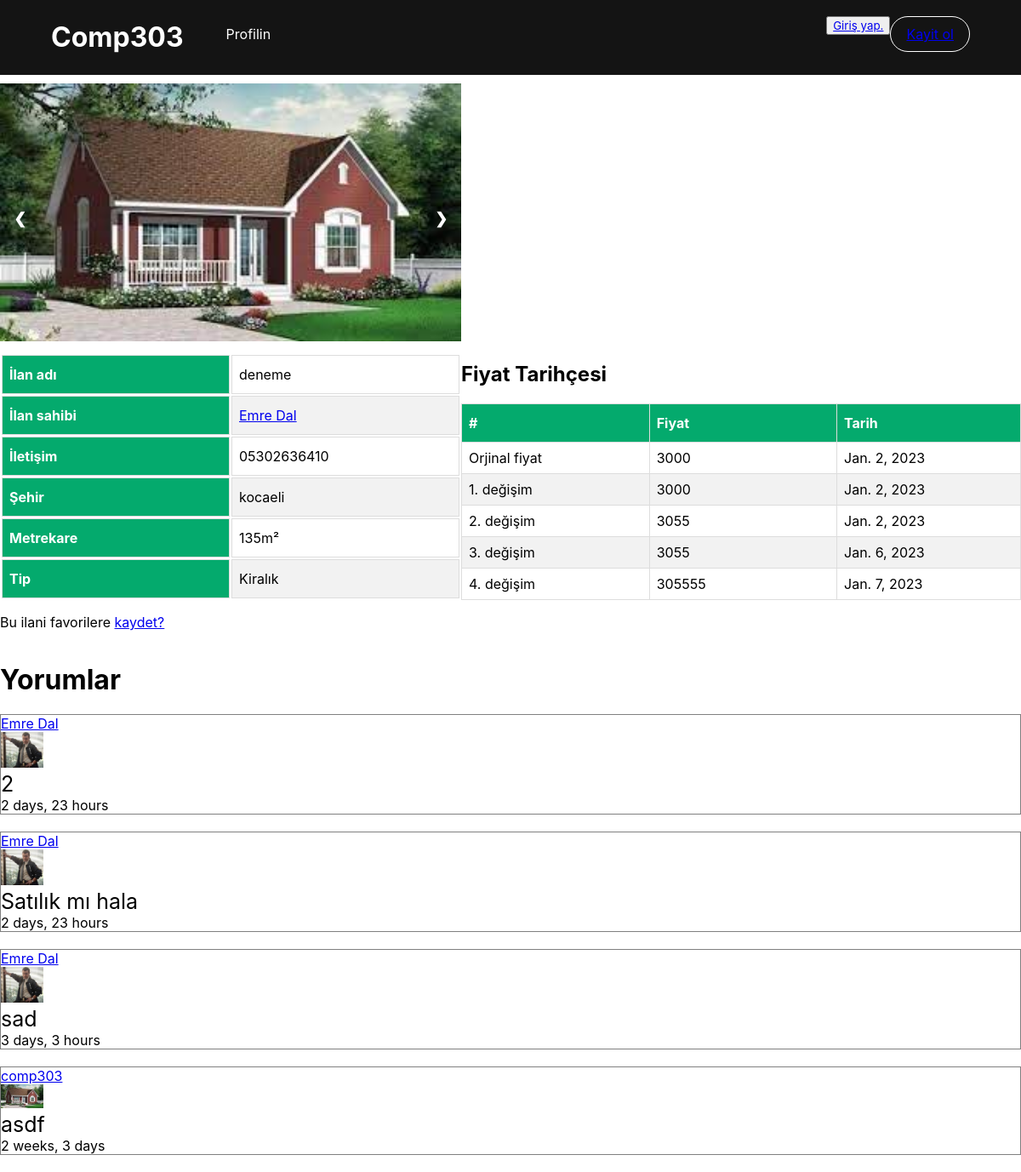
Page /ilan/37 on the committed database.
### base/models.py (models this page shows, shortened)
class Ilan(models.Model):
    host = models.ForeignKey(User,on_delete=models.SET_NULL, blank=True, null=True)
    name = models.CharField(max_length=200,verbose_name="Ilan adı")
    sehir = models.ForeignKey(Sehir,on_delete=models.SET_NULL, blank=True, null=True,)
    boyut = models.ForeignKey(Boyut,on_delete=models.SET_NULL, blank=True, null=True,)
    address = models.CharField(max_length=200)
    tip = models.ForeignKey(Tip,on_delete=models.SET_NULL, blank=True, null=True,)
    mahalle = models.CharField(max_length=200)
    metrekare=models.IntegerField(blank=True,null=True)
    sokak = models.CharField(max_length=200,null=True)
    yorumcular = models.ManyToManyField(
        User, related_name='yorumcular', blank=True)
    price = models.IntegerField(verbose_name="Fiyat")
    image = models.ImageField(upload_to = 'images/',null=True, blank = True)
    image1 = models.ImageField(upload_to = 'images/',null=True, blank = True)
    image2 = models.ImageField(upload_to = 'images/',null=True, blank = True)
    image3 = models.ImageField(upload_to = 'images/',null=True, blank = True)
    image4 = models.ImageField(upload_to = 'images/',null=True, blank = True)
    def __str__(self):
        return str(self.name)

class User(AbstractUser):
    name = models.CharField(max_length=200,null=True)
    email = models.EmailField(unique=True,null=True)
    username = models.CharField(max_length=200,null=True)
    bio=models.TextField(null=True)
    phone_no=models.CharField(unique=True,null=True,max_length=11)
    avatar = models.ImageField(upload_to='images/',null=True)
    USERNAME_FIELD='email'
    REQUIRED_FIELDS=['username']

class Sehir(models.Model):
    sehir = models.CharField(max_length=200)
    def __str__(self):
        return str(self.sehir)

class Tip(models.Model):
    tip=models.CharField(max_length=200,null=True)
    def __str__(self):
        return str(self.tip)

class Fiyat(models.Model):
    ilan_id = models.CharField(max_length=200,blank=True,null=True)
    eski_fiyat = models.CharField(max_length=200,blank=True,null=True)
    time = models.DateTimeField(auto_now=True)
    def __str__(self):
        return str(self.eski_fiyat)

class Yorum(models.Model):
    user = models.ForeignKey(User, on_delete=models.CASCADE)
    ilan = models.ForeignKey(Ilan, on_delete=models.CASCADE)
    text=models.TextField()
    tarih=models.DateTimeField(auto_now=True)
    class Meta:
        ordering = ['-tarih']

### base/views.py (the view, shortened to what this page needs)
# urls.py: path('ilan/<str:pk>',views.listing,name='ilan'),
def listing(request,pk):
    ilan = Ilan.objects.get(id=pk)
    eski = Fiyat.objects.filter(ilan_id=pk)
    yorum = ilan.yorum_set.all()
    fav = Kaydet.objects.filter(user__id=request.user.id)
    benzer = Ilan.objects.all()
    context = {'ilan':ilan,'benzer':benzer,'yorum':yorum,'fav':fav,'eski':eski}
    return render(request,'base/detail.html',context)

### base/templates/base/detail.html (shortened to what this page needs)
{%  include 'main.html' %}
{% include 'navbar.html' %}
{% block content %}
<div>
    <div class="container">
        <div class="slideshow-container">
            <div class="mySlides fade">
              {% if ilan.image %}
                <img src="{{ilan.image.url}}" alt="" style="width: 100%;">
            {% endif %}
            </div>
            <a class="prev" onclick="plusSlides(-1)">&#10094;</a>
            <a class="next" onclick="plusSlides(1)">&#10095;</a>
          </div>
          <br>
        <div class="table">
            <table >
                <tr>
                  <th>İlan adı </th>
                  <td>{{ilan}}</td>
                </tr>
                <tr>
                    <th>İlan sahibi</th>
                    <td><a href="{% url 'check' ilan.host.id %}">{{ilan.host.name}}</a></td>
                  </tr>
                <tr>
                  <th>İletişim</th>
                  <td>{{ilan.host.phone_no}}</td>
                </tr>
                <tr>
                  <th>Şehir</th>
                  <td>{{ilan.sehir}}</td>
                </tr>
                <tr>
                    <th>Metrekare</th>
                    <td>{{ilan.metrekare}}m&#178;</td>
                  </tr>
                  <tr>
                    <th>Tip</th>
                    <td>{{ilan.tip}}</td>
                  </tr>
              </table>
        </div>
        <div class="eski">
            <h2>Fiyat Tarihçesi</h2>
            <table class="table">
                <tr>
                    <th>#</th>
                    <th>Fiyat</th>
                    <th>Tarih</th>
                </tr>
                <tr>{% for eski in eski %}
                    <tr>
                      {% if forloop.counter == 1 %}
                      <td>Orjinal fiyat</td>
                      {% else %}
                      <td> {{forloop.counter|add:'-1'}}. değişim</td>
                      {% endif %}
                        <td>{{eski}}</td>
                        <td>{{eski.time|date}}</td>
                    </tr>
                    {% endfor %}
                </tr>
            </table>
        </div>
    </div>
    <p>Bu ilani favorilere
        <a href="{% url 'favori' ilan.id %}">kaydet?</a>
    </p>
</div>
<div class="yorum-alani">
    <div class="yorum">
        <h1>Yorumlar</h1>
        {% for yorum in yorum %}
          <div class="cmnt">
            <div class="username">
             <a href="{% url 'check' yorum.user.id %}"> {{yorum.user.name}}</a>
            </div>
            <div class="img">
              {% if yorum.user.avatar %}
              <img src="{{yorum.user.avatar.url}}" alt="" style="width:50px;">
              {% endif %}
            </div>
            <div class="text-cmnt">
              {{yorum.text}}
            </div>
            <div class="trih">
              {{yorum.tarih|timesince}}
            </div>
          </div>
            {% endfor %}
    </div>
</div>
{% endblock content %}

### templates/navbar.html (style rules this page uses)
body { background-color: white; margin: 0; }
* { font-family: 'Inter', sans-serif; }

### base/templates/base/detail.html (style rules this page uses)
.container { display:grid; grid-template-columns: auto auto; width:100%; }
.table { font-family: Arial, Helvetica, sans-serif; border-collapse: collapse; width: 100%; margin-top:10px; }
.table td, .table th { border: 1px solid #ddd; padding: 8px; width: 250px; }
.table tr:nth-child(even) { background-color: #f2f2f2; }
.table th { padding-top: 12px; padding-bottom: 12px; text-align: left; background-color: #04AA6D; color: white; }
.slideshow-container { width: 100%; position: relative; }
.mySlides { display: none; }
.prev, .next { cursor: pointer; position: absolute; top: 50%; width: auto; margin-top: -22px; padding: 16px; color: white; font-weight: bold; font-size: 18px; transition: 0.6s ease; border-radius: 0 3px 3px 0; user-select: none; }
.next { right: 0; border-radius: 3px 0 0 3px; }
.yorum-alani { display:flex; flex-direction: column; }
.yorum { display:flex; flex-direction: column; }
.cmnt { display:flex; flex-direction: column; border: 1px solid gray; margin-bottom: 20px; }
.text-cmnt { font-size: 25px; }
.fade { animation-name: fade; animation-duration: 1.5s; }

### rows in the picture
Ilan: image (picture), name "deneme", host.name "Emre Dal", host.phone_no "05302636410", sehir "kocaeli", metrekare "135", tip "Kiralık"
Fiyat: shows "Orjinal fiyat", eski_fiyat "3000", time "Jan. 2, 2023"
Fiyat: eski_fiyat "3000", time "Jan. 2, 2023"
Fiyat: eski_fiyat "3055", time "Jan. 2, 2023"
Fiyat: eski_fiyat "3055", time "Jan. 6, 2023"
Fiyat: eski_fiyat "305555", time "Jan. 7, 2023"
Yorum: user.name "Emre Dal", user.avatar (picture), text "2", tarih "2 days, 23 hours"
Yorum: user.name "Emre Dal", user.avatar (picture), text "Satılık mı hala", tarih "2 days, 23 hours"
Yorum: user.name "Emre Dal", user.avatar (picture), text "sad", tarih "3 days, 3 hours"
Yorum: user.name "comp303", user.avatar (picture), text "asdf", tarih "2 weeks, 3 days"
